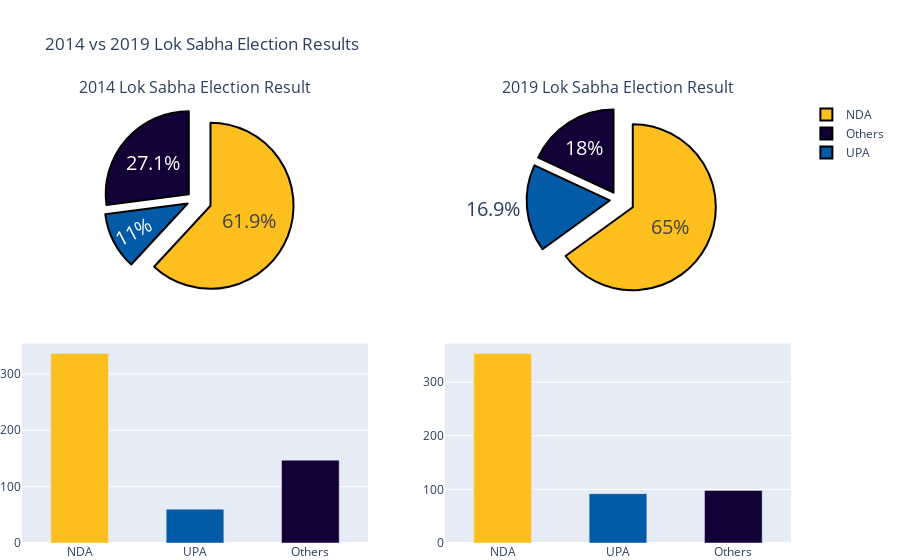

This figure's notebook cell:
### Markdown cell above
### 3.3 Lok Sabha Election Results 2014 v 2019

### Code cell
#2014 Lok Sabha Election data 
electionResult2014labels = ['NDA', 'UPA', 'Others']
electionResult2014values = [336, 60, 147]
#Using plotly pie chart and bar to visualize the 2014 v 2019 Election Results.
#Make the pyplot subplot
electionResult2014v2019 = make_subplots(rows=2, cols=2, specs=[[{'type':'domain'}, {'type':'domain'}],[{"type": "bar"},{"type": "bar"}]],
                                       subplot_titles=("2014 Lok Sabha Election Result", "2019 Lok Sabha Election Result"),
                                       column_widths=[0.7, 0.7], vertical_spacing=0.1)
#pyplot Pie charts subplot
electionResult2014v2019.add_trace(go.Pie(labels=electionResult2014labels, values=electionResult2014values, pull=[0.2, 0.1, 0.1]),1, 1)
electionResult2014v2019.add_trace(go.Pie(labels=electionResult2019labels, values=electionResult2019values, pull=[0.2, 0.1, 0.1]),1, 2)
electionResult2014v2019.update_traces(hoverinfo='label+percent', textfont_size=20,
                  marker=dict(colors=["#fcbf1e","#035aa6","#120136"], line=dict(color='#000000', width=2)))
electionResult2014v2019.update_layout(margin=dict(t=100, l=0, r=0, b=0),title_text='2014 vs 2019 Lok Sabha Election Results')
#pyplot Bar subplot
electionResult2014v2019.add_trace(go.Bar(
    x=electionResult2014labels,
    y=electionResult2014values,
    width=[0.5, 0.5, 0.5],
    marker_color=["#fcbf1e","#035aa6","#120136"],
    showlegend=False
),2,1)
electionResult2014v2019.add_trace(go.Bar(
    x=electionResult2019labels,
    y=electionResult2019values,
    width=[0.5, 0.5, 0.5],
    marker_color=["#fcbf1e","#035aa6","#120136"],
    showlegend=False
),2,2)
electionResult2014v2019.show()

### Figure 1 — Plotly figure (JSON) as saved in the notebook; plotly's stock layout.template omitted (floating-point values rounded to 4 significant figures)
{"data": [{"domain": {"x": [0, 0.45], "y": [0.55, 1]}, "hoverinfo": "label+percent", "labels": ["NDA", "UPA", "Others"], "marker": {"colors": ["#fcbf1e", "#035aa6", "#120136"], "line": {"color": "#000000", "width": 2}}, "pull": [0.2, 0.1, 0.1], "textfont": {"size": 20}, "type": "pie", "values": [336, 60, 147]}, {"domain": {"x": [0.55, 1], "y": [0.55, 1]}, "hoverinfo": "label+percent", "labels": ["NDA", "UPA", "Others"], "marker": {"colors": ["#fcbf1e", "#035aa6", "#120136"], "line": {"color": "#000000", "width": 2}}, "pull": [0.2, 0.1, 0.1], "textfont": {"size": 20}, "type": "pie", "values": [353, 92, 98]}, {"marker": {"color": ["#fcbf1e", "#035aa6", "#120136"]}, "showlegend": false, "type": "bar", "width": [0.5, 0.5, 0.5], "x": ["NDA", "UPA", "Others"], "xaxis": "x", "y": [336, 60, 147], "yaxis": "y"}, {"marker": {"color": ["#fcbf1e", "#035aa6", "#120136"]}, "showlegend": false, "type": "bar", "width": [0.5, 0.5, 0.5], "x": ["NDA", "UPA", "Others"], "xaxis": "x2", "y": [353, 92, 98], "yaxis": "y2"}], "layout": {"annotations": [{"font": {"size": 16}, "showarrow": false, "text": "2014 Lok Sabha Election Result", "x": 0.225, "xanchor": "center", "xref": "paper", "y": 1, "yanchor": "bottom", "yref": "paper"}, {"font": {"size": 16}, "showarrow": false, "text": "2019 Lok Sabha Election Result", "x": 0.775, "xanchor": "center", "xref": "paper", "y": 1, "yanchor": "bottom", "yref": "paper"}], "margin": {"b": 0, "l": 0, "r": 0, "t": 100}, "title": {"text": "2014 vs 2019 Lok Sabha Election Results"}, "xaxis": {"anchor": "y", "domain": [0, 0.45]}, "xaxis2": {"anchor": "y2", "domain": [0.55, 1]}, "yaxis": {"anchor": "x", "domain": [0, 0.45]}, "yaxis2": {"anchor": "x2", "domain": [0, 0.45]}}}
